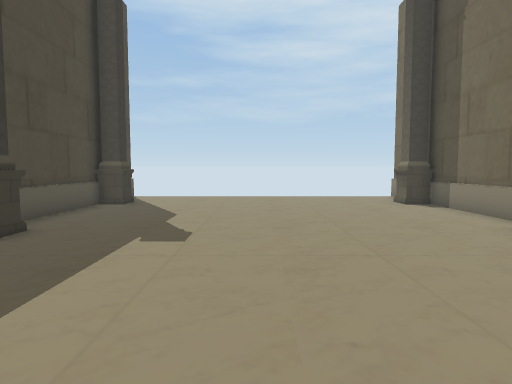
[1] (above)

12 first-person views from a walk through a 3-D level made in the Unity game engine. The camera is 1.5 m above the floor, tilts 4° down and sees 75° across. The floor is counted in squares, 1.19 m on a side. Each view is taken from the middle of a square. On the plan, view 1 faces up. The plan holds only what a view shows up to about 14 squares ahead; the rest is blank. The player character is not drawn. Some animated figures are left out.

[2]
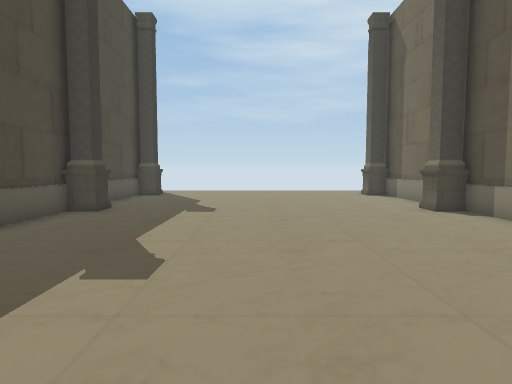

[3]
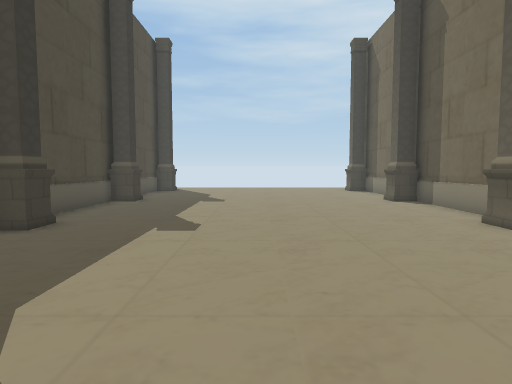

[4]
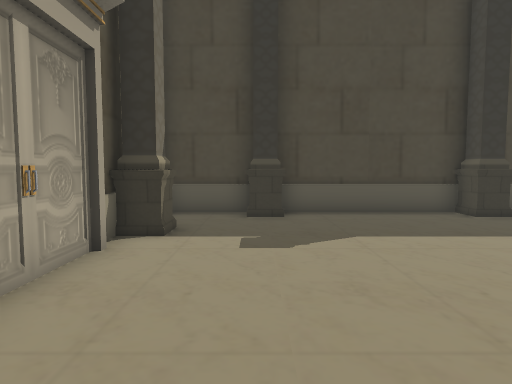

[5]
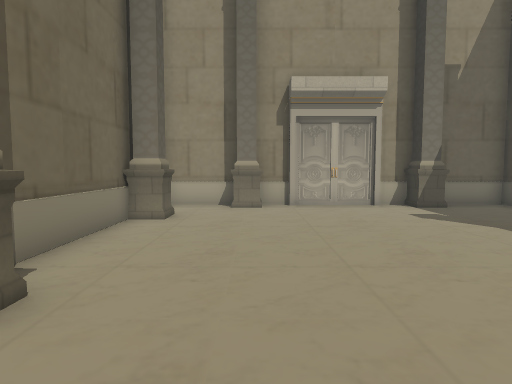

[6]
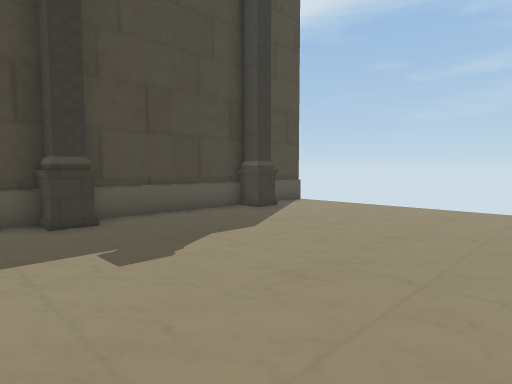

[7]
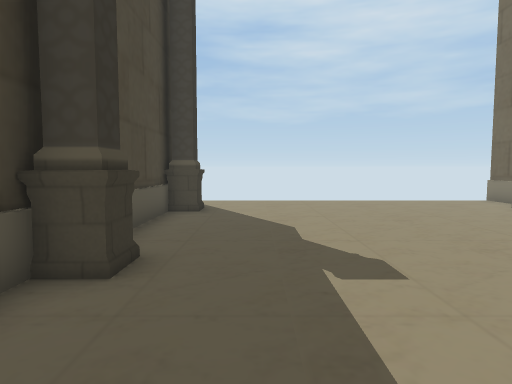

[8]
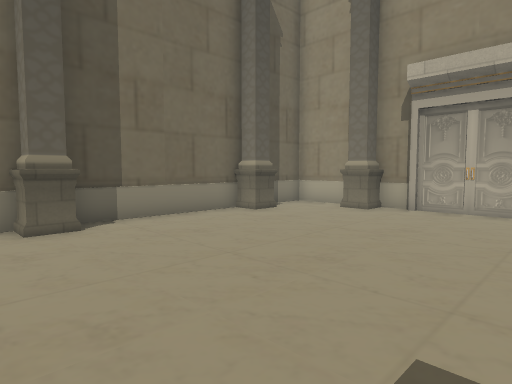

[9]
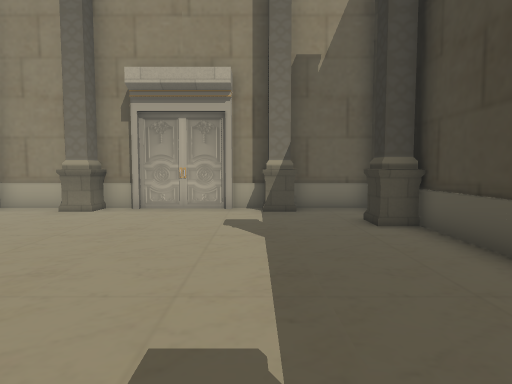

[10]
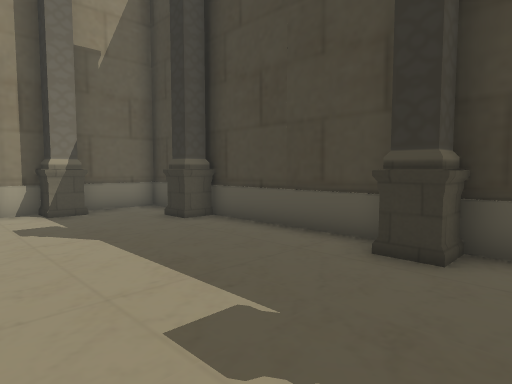

[11]
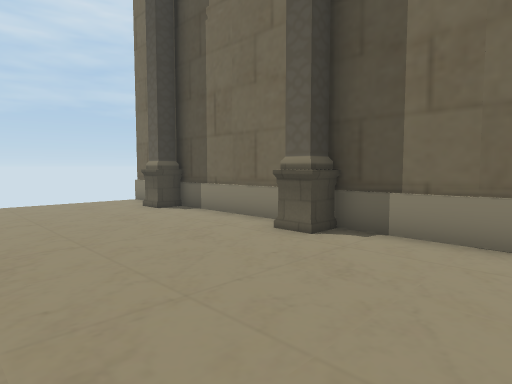

[12]
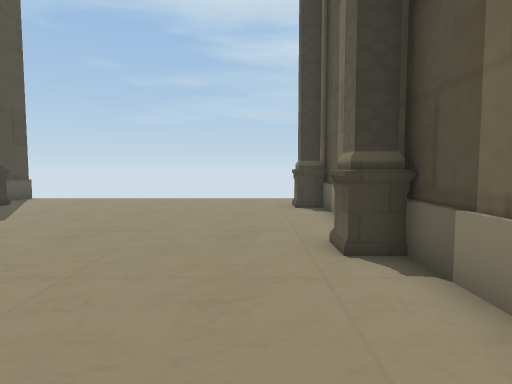

### Floor plan
Points are (right, up) in squares from view 1. A wall is a line through its corners. A room is listed if a view was taken in it or the views show most of it. See-through windows are left out.
Room 1 (views 1, 2, 3, 4, 5, 6, 7, 8, 9, 10, 11, 12)
walls: (-4.7, 6.9) (-4.7, 5.8) (-5.7, 5.8); (-5.6, 6.2) (-5.6, 0.7) (-4.7, 0.7) (-4.7, -0.2) (-5.6, -0.2) (-5.6, -5.8); (6.4, 5.8) (5.3, 5.8) (5.3, 6.7); (5.3, -0.4) (5.3, 0.7) (6.2, 0.7) (6.2, 6.2); (6.2, 7.4) (6.2, 12.1); (-4.7, 12.8) (-4.7, 11.8) (-5.7, 11.8); (6.4, 11.8) (5.3, 11.8) (5.3, 12.7); (-5.6, 12.4) (-5.6, 6.9); (-5.8, -5.3) (-4.7, -5.3) (-4.7, -6.2); (-5.6, -6.1) (-5.6, -8.7) (-3.1, -8.7); (5.3, -6.3) (5.3, -5.3) (6.2, -5.3); (6.2, -5.8) (6.2, -0.4); (6.2, 13.9) (6.2, 15.2); (-3.2, -7.8) (-2.3, -7.8) (-2.3, -8.5); (-5.6, 15.2) (-5.6, 13.6); (-1.1, -8.5) (2.9, -8.5); (1.8, -8.7) (2.9, -8.7) (2.9, -7.8) (3.9, -7.8); (-2.7, -8.7) (-1.2, -8.7); (3.8, -8.7) (6.2, -8.7) (6.2, -7.1)
low walls: (-2.3, -8.5) (-1.2, -8.5); (3.8, -8.5) (6.2, -8.5); (-5.6, -8.5) (-3.1, -8.5)
ways out: gap at (-6, 15); gap at (6, 15)

Positions as (right, up) in squares from view 1, and headings:
1: (0, 0), facing up
2: (0, -4), facing up
3: (0, -7), facing up
4: (4, -6), facing left
5: (3, 3), facing down
6: (3, 4), facing up-left
7: (-3, 2), facing up
8: (-2, 2), facing down-right
9: (-2, 2), facing down
10: (0, 2), facing down-left
11: (0, 2), facing up-right
12: (4, 1), facing up
